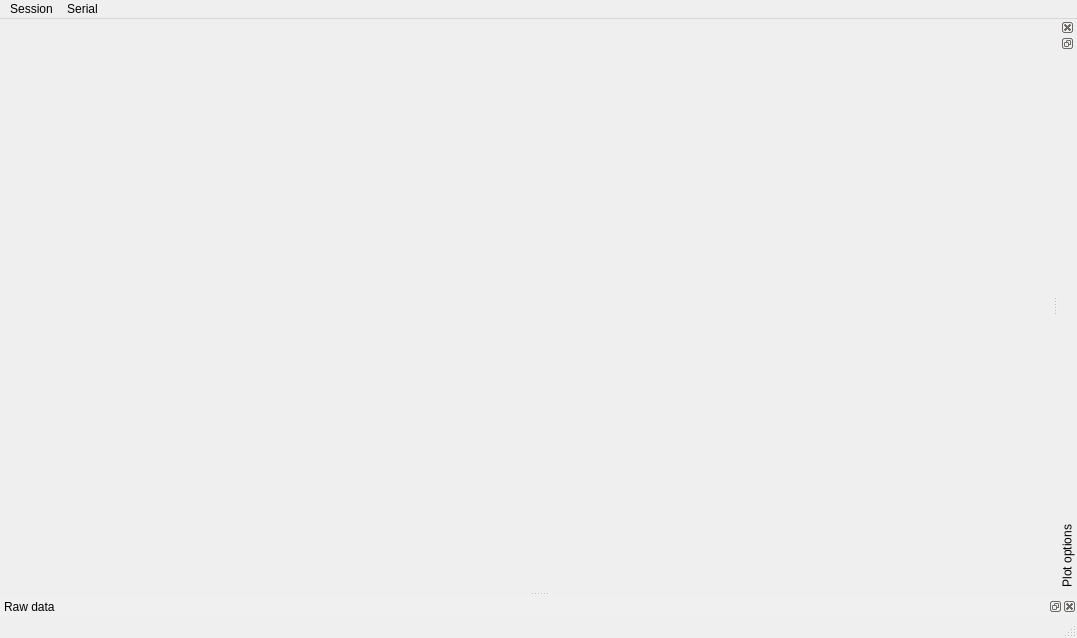
<?xml version="1.0" encoding="UTF-8"?>
<ui version="4.0">
 <class>MainWindowClass</class>
 <widget class="QMainWindow" name="MainWindowClass">
  <property name="geometry">
   <rect>
    <x>0</x>
    <y>0</y>
    <width>1077</width>
    <height>638</height>
   </rect>
  </property>
  <property name="mouseTracking">
   <bool>false</bool>
  </property>
  <property name="windowTitle">
   <string>MainWindow</string>
  </property>
  <property name="dockNestingEnabled">
   <bool>true</bool>
  </property>
  <property name="dockOptions">
   <set>QMainWindow::AllowNestedDocks|QMainWindow::AllowTabbedDocks|QMainWindow::AnimatedDocks|QMainWindow::GroupedDragging</set>
  </property>
  <widget class="QWidget" name="centralWidget">
   <property name="minimumSize">
    <size>
     <width>327</width>
     <height>171</height>
    </size>
   </property>
   <layout class="QHBoxLayout" name="horizontalLayout_2"/>
  </widget>
  <widget class="QStatusBar" name="statusBar"/>
  <widget class="QMenuBar" name="menuBar">
   <property name="geometry">
    <rect>
     <x>0</x>
     <y>0</y>
     <width>1077</width>
     <height>22</height>
    </rect>
   </property>
   <widget class="QMenu" name="menuSerial">
    <property name="title">
     <string>Serial</string>
    </property>
    <addaction name="actionStart_receiver"/>
    <addaction name="actionStop_receiver"/>
    <addaction name="actionConfigure_serial"/>
   </widget>
   <widget class="QMenu" name="menuSession">
    <property name="title">
     <string>Session</string>
    </property>
    <addaction name="actionOpen"/>
    <addaction name="actionOpen_old_session"/>
    <addaction name="separator"/>
    <addaction name="actionSave"/>
    <addaction name="separator"/>
    <addaction name="actionConfigure_current_session"/>
   </widget>
   <addaction name="menuSession"/>
   <addaction name="menuSerial"/>
  </widget>
  <widget class="QDockWidget" name="OutputDocker">
   <property name="palette">
    <palette>
     <active>
      <colorrole role="WindowText">
       <brush brushstyle="SolidPattern">
        <color alpha="255">
         <red>0</red>
         <green>0</green>
         <blue>0</blue>
        </color>
       </brush>
      </colorrole>
      <colorrole role="Text">
       <brush brushstyle="SolidPattern">
        <color alpha="255">
         <red>11</red>
         <green>57</green>
         <blue>8</blue>
        </color>
       </brush>
      </colorrole>
      <colorrole role="ButtonText">
       <brush brushstyle="SolidPattern">
        <color alpha="255">
         <red>68</red>
         <green>95</green>
         <blue>72</blue>
        </color>
       </brush>
      </colorrole>
      <colorrole role="Window">
       <brush brushstyle="SolidPattern">
        <color alpha="255">
         <red>99</red>
         <green>131</green>
         <blue>99</blue>
        </color>
       </brush>
      </colorrole>
      <colorrole role="Shadow">
       <brush brushstyle="SolidPattern">
        <color alpha="255">
         <red>171</red>
         <green>171</green>
         <blue>171</blue>
        </color>
       </brush>
      </colorrole>
      <colorrole role="ToolTipText">
       <brush brushstyle="SolidPattern">
        <color alpha="255">
         <red>185</red>
         <green>185</green>
         <blue>185</blue>
        </color>
       </brush>
      </colorrole>
     </active>
     <inactive>
      <colorrole role="WindowText">
       <brush brushstyle="SolidPattern">
        <color alpha="255">
         <red>0</red>
         <green>0</green>
         <blue>0</blue>
        </color>
       </brush>
      </colorrole>
      <colorrole role="Text">
       <brush brushstyle="SolidPattern">
        <color alpha="255">
         <red>0</red>
         <green>0</green>
         <blue>0</blue>
        </color>
       </brush>
      </colorrole>
      <colorrole role="ButtonText">
       <brush brushstyle="SolidPattern">
        <color alpha="255">
         <red>0</red>
         <green>0</green>
         <blue>0</blue>
        </color>
       </brush>
      </colorrole>
      <colorrole role="Window">
       <brush brushstyle="SolidPattern">
        <color alpha="255">
         <red>240</red>
         <green>240</green>
         <blue>240</blue>
        </color>
       </brush>
      </colorrole>
      <colorrole role="Shadow">
       <brush brushstyle="SolidPattern">
        <color alpha="255">
         <red>105</red>
         <green>105</green>
         <blue>105</blue>
        </color>
       </brush>
      </colorrole>
      <colorrole role="ToolTipText">
       <brush brushstyle="SolidPattern">
        <color alpha="255">
         <red>0</red>
         <green>0</green>
         <blue>0</blue>
        </color>
       </brush>
      </colorrole>
     </inactive>
     <disabled>
      <colorrole role="WindowText">
       <brush brushstyle="SolidPattern">
        <color alpha="255">
         <red>120</red>
         <green>120</green>
         <blue>120</blue>
        </color>
       </brush>
      </colorrole>
      <colorrole role="Text">
       <brush brushstyle="SolidPattern">
        <color alpha="255">
         <red>120</red>
         <green>120</green>
         <blue>120</blue>
        </color>
       </brush>
      </colorrole>
      <colorrole role="ButtonText">
       <brush brushstyle="SolidPattern">
        <color alpha="255">
         <red>120</red>
         <green>120</green>
         <blue>120</blue>
        </color>
       </brush>
      </colorrole>
      <colorrole role="Window">
       <brush brushstyle="SolidPattern">
        <color alpha="255">
         <red>99</red>
         <green>131</green>
         <blue>99</blue>
        </color>
       </brush>
      </colorrole>
      <colorrole role="Shadow">
       <brush brushstyle="SolidPattern">
        <color alpha="255">
         <red>0</red>
         <green>0</green>
         <blue>0</blue>
        </color>
       </brush>
      </colorrole>
      <colorrole role="ToolTipText">
       <brush brushstyle="SolidPattern">
        <color alpha="255">
         <red>0</red>
         <green>0</green>
         <blue>0</blue>
        </color>
       </brush>
      </colorrole>
     </disabled>
    </palette>
   </property>
   <property name="windowIcon">
    <iconset theme="applications-system">
     <normaloff>.</normaloff>.</iconset>
   </property>
   <property name="autoFillBackground">
    <bool>true</bool>
   </property>
   <property name="features">
    <set>QDockWidget::DockWidgetClosable|QDockWidget::DockWidgetFloatable</set>
   </property>
   <property name="allowedAreas">
    <set>Qt::BottomDockWidgetArea|Qt::TopDockWidgetArea</set>
   </property>
   <property name="windowTitle">
    <string>Raw data</string>
   </property>
   <attribute name="dockWidgetArea">
    <number>8</number>
   </attribute>
   <widget class="QWidget" name="OutputWidget"/>
  </widget>
  <widget class="QDockWidget" name="PropertiesDocker">
   <property name="features">
    <set>QDockWidget::DockWidgetClosable|QDockWidget::DockWidgetFloatable|QDockWidget::DockWidgetVerticalTitleBar</set>
   </property>
   <property name="windowTitle">
    <string>Plot options</string>
   </property>
   <attribute name="dockWidgetArea">
    <number>2</number>
   </attribute>
   <widget class="QWidget" name="PropertiesWidget"/>
  </widget>
  <action name="actionStart_receiver">
   <property name="text">
    <string>Start receiver</string>
   </property>
   <property name="menuRole">
    <enum>QAction::TextHeuristicRole</enum>
   </property>
  </action>
  <action name="actionStop_receiver">
   <property name="text">
    <string>Stop receiver</string>
   </property>
  </action>
  <action name="actionConfigure_serial">
   <property name="icon">
    <iconset theme="preferences-desktop-locale">
     <normaloff>.</normaloff>.</iconset>
   </property>
   <property name="text">
    <string>Configure serial</string>
   </property>
  </action>
  <action name="actionOpen">
   <property name="text">
    <string>Open...</string>
   </property>
  </action>
  <action name="actionOpen_old_session">
   <property name="text">
    <string>Open old session</string>
   </property>
  </action>
  <action name="actionSave">
   <property name="text">
    <string>Save</string>
   </property>
  </action>
  <action name="actionConfigure_current_session">
   <property name="text">
    <string>Configure current session</string>
   </property>
  </action>
  <action name="actionDupa">
   <property name="text">
    <string>Dupa</string>
   </property>
  </action>
 </widget>
 <layoutdefault spacing="6" margin="11"/>
 <resources>
  <include location="mainwindow.qrc"/>
 </resources>
 <connections/>
</ui>
